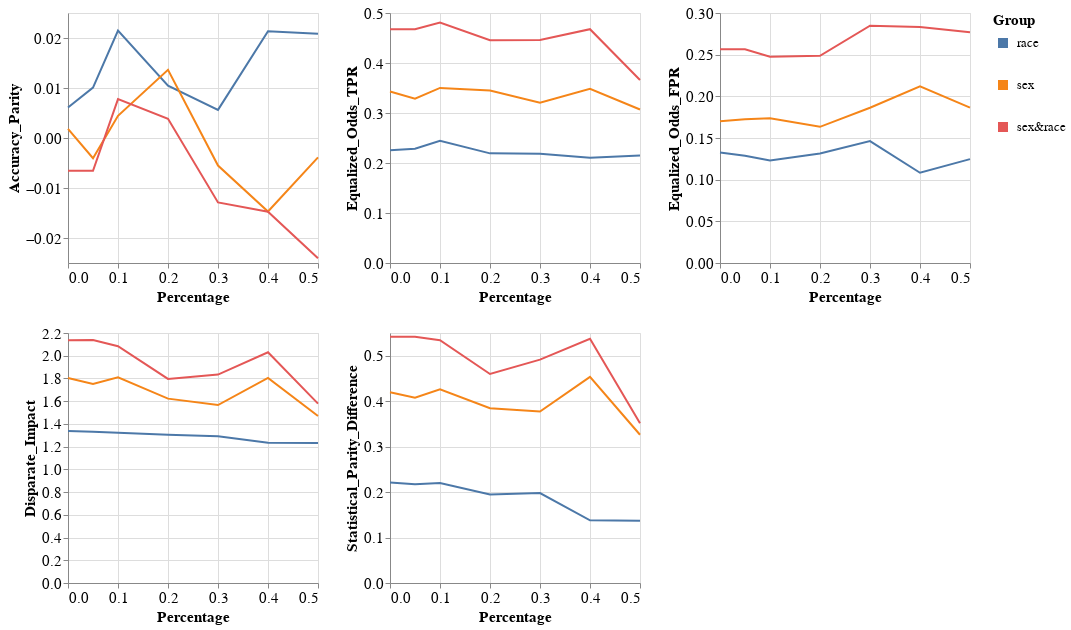

Notebook source saved alongside this figure:
### Code cell
visualizer.create_groups_grid_pct_lines_plot(model_name=MODEL_NAMES[0],
                                             target_preprocessing_technique=PREPROCESSING_TECHNIQUES[0],
                                             group_metrics_type='fairness')

### Figure 1 — Vega-Lite specification as saved in the notebook (floating-point values rounded to 4 significant figures)
{"config": {"view": {"continuousWidth": 400, "continuousHeight": 300}, "axis": {"labelFontSize": 15, "titleFontSize": 15}, "legend": {"labelFontSize": 13, "symbolStrokeWidth": 10, "titleFontSize": 15}}, "vconcat": [{"hconcat": [{"mark": "line", "encoding": {"color": {"field": "Group", "type": "nominal"}, "x": {"field": "Percentage", "type": "quantitative"}, "y": {"field": "Metric_Value", "title": "Accuracy_Parity", "type": "quantitative"}}, "height": 250, "width": 250}, {"data": {"name": "data-d13ccf9b146cfe2c533fd778fcaddbeb"}, "mark": "line", "encoding": {"color": {"field": "Group", "type": "nominal"}, "x": {"field": "Percentage", "type": "quantitative"}, "y": {"field": "Metric_Value", "title": "Equalized_Odds_TPR", "type": "quantitative"}}, "height": 250, "width": 250}, {"data": {"name": "data-9c95aee868c06121e5eb9c1578f7773a"}, "mark": "line", "encoding": {"color": {"field": "Group", "type": "nominal"}, "x": {"field": "Percentage", "type": "quantitative"}, "y": {"field": "Metric_Value", "title": "Equalized_Odds_FPR", "type": "quantitative"}}, "height": 250, "width": 250}]}, {"hconcat": [{"mark": "line", "encoding": {"color": {"field": "Group", "type": "nominal"}, "x": {"field": "Percentage", "type": "quantitative"}, "y": {"field": "Metric_Value", "title": "Disparate_Impact", "type": "quantitative"}}, "height": 250, "width": 250}, {"data": {"name": "data-d3bc6660d9fcbfa0c3921001cd71ca91"}, "mark": "line", "encoding": {"color": {"field": "Group", "type": "nominal"}, "x": {"field": "Percentage", "type": "quantitative"}, "y": {"field": "Metric_Value", "title": "Statistical_Parity_Difference", "type": "quantitative"}}, "height": 250, "width": 250}], "data": {"name": "data-558d811cdbdeed864805e3be3bf3e1eb"}}], "data": {"name": "data-2e5e4e436ca31d49849c451609279472"}, "$schema": "https://vega.github.io/schema/vega-lite/v4.17.0.json", "datasets": {"data-2e5e4e436ca31d49849c451609279472": [{"Model_Name": "DecisionTreeClassifier", "Metric": "Accuracy_Parity", "Group": "race", "Metric_Value": 0.006094, "Percentage": 0.0}, {"Model_Name": "DecisionTreeClassifier", "Metric": "Accuracy_Parity", "Group": "sex", "Metric_Value": 0.001841, "Percentage": 0.0}, {"Model_Name": "DecisionTreeClassifier", "Metric": "Accuracy_Parity", "Group": "sex&race", "Metric_Value": -0.006567, "Percentage": 0.0}, {"Model_Name": "DecisionTreeClassifier", "Metric": "Accuracy_Parity", "Group": "race", "Metric_Value": 0.01009, "Percentage": 0.05}, {"Model_Name": "DecisionTreeClassifier", "Metric": "Accuracy_Parity", "Group": "sex", "Metric_Value": -0.004047, "Percentage": 0.05}, {"Model_Name": "DecisionTreeClassifier", "Metric": "Accuracy_Parity", "Group": "sex&race", "Metric_Value": -0.006567, "Percentage": 0.05}, {"Model_Name": "DecisionTreeClassifier", "Metric": "Accuracy_Parity", "Group": "race", "Metric_Value": 0.02149, "Percentage": 0.1}, {"Model_Name": "DecisionTreeClassifier", "Metric": "Accuracy_Parity", "Group": "sex", "Metric_Value": 0.004436, "Percentage": 0.1}, {"Model_Name": "DecisionTreeClassifier", "Metric": "Accuracy_Parity", "Group": "sex&race", "Metric_Value": 0.007788, "Percentage": 0.1}, {"Model_Name": "DecisionTreeClassifier", "Metric": "Accuracy_Parity", "Group": "race", "Metric_Value": 0.01047, "Percentage": 0.2}, {"Model_Name": "DecisionTreeClassifier", "Metric": "Accuracy_Parity", "Group": "sex", "Metric_Value": 0.01362, "Percentage": 0.2}, {"Model_Name": "DecisionTreeClassifier", "Metric": "Accuracy_Parity", "Group": "sex&race", "Metric_Value": 0.003849, "Percentage": 0.2}, {"Model_Name": "DecisionTreeClassifier", "Metric": "Accuracy_Parity", "Group": "race", "Metric_Value": 0.005631, "Percentage": 0.3}, {"Model_Name": "DecisionTreeClassifier", "Metric": "Accuracy_Parity", "Group": "sex", "Metric_Value": -0.005504, "Percentage": 0.3}, {"Model_Name": "DecisionTreeClassifier", "Metric": "Accuracy_Parity", "Group": "sex&race", "Metric_Value": -0.01288, "Percentage": 0.3}, {"Model_Name": "DecisionTreeClassifier", "Metric": "Accuracy_Parity", "Group": "race", "Metric_Value": 0.02136, "Percentage": 0.4}, {"Model_Name": "DecisionTreeClassifier", "Metric": "Accuracy_Parity", "Group": "sex", "Metric_Value": -0.01469, "Percentage": 0.4}, {"Model_Name": "DecisionTreeClassifier", "Metric": "Accuracy_Parity", "Group": "sex&race", "Metric_Value": -0.01474, "Percentage": 0.4}, {"Model_Name": "DecisionTreeClassifier", "Metric": "Accuracy_Parity", "Group": "race", "Metric_Value": 0.02086, "Percentage": 0.5}, {"Model_Name": "DecisionTreeClassifier", "Metric": "Accuracy_Parity", "Group": "sex", "Metric_Value": -0.003867, "Percentage": 0.5}, {"Model_Name": "DecisionTreeClassifier", "Metric": "Accuracy_Parity", "Group": "sex&race", "Metric_Value": -0.02403, "Percentage": 0.5}], "data-d13ccf9b146cfe2c533fd778fcaddbeb": [{"Model_Name": "DecisionTreeClassifier", "Metric": "Equalized_Odds_TPR", "Group": "race", "Metric_Value": 0.2255, "Percentage": 0.0}, {"Model_Name": "DecisionTreeClassifier", "Metric": "Equalized_Odds_TPR", "Group": "sex", "Metric_Value": 0.343, "Percentage": 0.0}, {"Model_Name": "DecisionTreeClassifier", "Metric": "Equalized_Odds_TPR", "Group": "sex&race", "Metric_Value": 0.4674, "Percentage": 0.0}, {"Model_Name": "DecisionTreeClassifier", "Metric": "Equalized_Odds_TPR", "Group": "race", "Metric_Value": 0.2287, "Percentage": 0.05}, {"Model_Name": "DecisionTreeClassifier", "Metric": "Equalized_Odds_TPR", "Group": "sex", "Metric_Value": 0.3285, "Percentage": 0.05}, {"Model_Name": "DecisionTreeClassifier", "Metric": "Equalized_Odds_TPR", "Group": "sex&race", "Metric_Value": 0.4676, "Percentage": 0.05}, {"Model_Name": "DecisionTreeClassifier", "Metric": "Equalized_Odds_TPR", "Group": "race", "Metric_Value": 0.2444, "Percentage": 0.1}, {"Model_Name": "DecisionTreeClassifier", "Metric": "Equalized_Odds_TPR", "Group": "sex", "Metric_Value": 0.3502, "Percentage": 0.1}, {"Model_Name": "DecisionTreeClassifier", "Metric": "Equalized_Odds_TPR", "Group": "sex&race", "Metric_Value": 0.481, "Percentage": 0.1}, {"Model_Name": "DecisionTreeClassifier", "Metric": "Equalized_Odds_TPR", "Group": "race", "Metric_Value": 0.2193, "Percentage": 0.2}, {"Model_Name": "DecisionTreeClassifier", "Metric": "Equalized_Odds_TPR", "Group": "sex", "Metric_Value": 0.3449, "Percentage": 0.2}, {"Model_Name": "DecisionTreeClassifier", "Metric": "Equalized_Odds_TPR", "Group": "sex&race", "Metric_Value": 0.4457, "Percentage": 0.2}, {"Model_Name": "DecisionTreeClassifier", "Metric": "Equalized_Odds_TPR", "Group": "race", "Metric_Value": 0.2187, "Percentage": 0.3}, {"Model_Name": "DecisionTreeClassifier", "Metric": "Equalized_Odds_TPR", "Group": "sex", "Metric_Value": 0.3207, "Percentage": 0.3}, {"Model_Name": "DecisionTreeClassifier", "Metric": "Equalized_Odds_TPR", "Group": "sex&race", "Metric_Value": 0.4462, "Percentage": 0.3}, {"Model_Name": "DecisionTreeClassifier", "Metric": "Equalized_Odds_TPR", "Group": "race", "Metric_Value": 0.2107, "Percentage": 0.4}, {"Model_Name": "DecisionTreeClassifier", "Metric": "Equalized_Odds_TPR", "Group": "sex", "Metric_Value": 0.3483, "Percentage": 0.4}, {"Model_Name": "DecisionTreeClassifier", "Metric": "Equalized_Odds_TPR", "Group": "sex&race", "Metric_Value": 0.4676, "Percentage": 0.4}, {"Model_Name": "DecisionTreeClassifier", "Metric": "Equalized_Odds_TPR", "Group": "race", "Metric_Value": 0.2149, "Percentage": 0.5}, {"Model_Name": "DecisionTreeClassifier", "Metric": "Equalized_Odds_TPR", "Group": "sex", "Metric_Value": 0.307, "Percentage": 0.5}, {"Model_Name": "DecisionTreeClassifier", "Metric": "Equalized_Odds_TPR", "Group": "sex&race", "Metric_Value": 0.366, "Percentage": 0.5}], "data-9c95aee868c06121e5eb9c1578f7773a": [{"Model_Name": "DecisionTreeClassifier", "Metric": "Equalized_Odds_FPR", "Group": "race", "Metric_Value": 0.1326, "Percentage": 0.0}, {"Model_Name": "DecisionTreeClassifier", "Metric": "Equalized_Odds_FPR", "Group": "sex", "Metric_Value": 0.1702, "Percentage": 0.0}, {"Model_Name": "DecisionTreeClassifier", "Metric": "Equalized_Odds_FPR", "Group": "sex&race", "Metric_Value": 0.2565, "Percentage": 0.0}, {"Model_Name": "DecisionTreeClassifier", "Metric": "Equalized_Odds_FPR", "Group": "race", "Metric_Value": 0.1288, "Percentage": 0.05}, {"Model_Name": "DecisionTreeClassifier", "Metric": "Equalized_Odds_FPR", "Group": "sex", "Metric_Value": 0.1725, "Percentage": 0.05}, {"Model_Name": "DecisionTreeClassifier", "Metric": "Equalized_Odds_FPR", "Group": "sex&race", "Metric_Value": 0.2565, "Percentage": 0.05}, {"Model_Name": "DecisionTreeClassifier", "Metric": "Equalized_Odds_FPR", "Group": "race", "Metric_Value": 0.123, "Percentage": 0.1}, {"Model_Name": "DecisionTreeClassifier", "Metric": "Equalized_Odds_FPR", "Group": "sex", "Metric_Value": 0.1737, "Percentage": 0.1}, {"Model_Name": "DecisionTreeClassifier", "Metric": "Equalized_Odds_FPR", "Group": "sex&race", "Metric_Value": 0.2476, "Percentage": 0.1}, {"Model_Name": "DecisionTreeClassifier", "Metric": "Equalized_Odds_FPR", "Group": "race", "Metric_Value": 0.1314, "Percentage": 0.2}, {"Model_Name": "DecisionTreeClassifier", "Metric": "Equalized_Odds_FPR", "Group": "sex", "Metric_Value": 0.1634, "Percentage": 0.2}, {"Model_Name": "DecisionTreeClassifier", "Metric": "Equalized_Odds_FPR", "Group": "sex&race", "Metric_Value": 0.2487, "Percentage": 0.2}, {"Model_Name": "DecisionTreeClassifier", "Metric": "Equalized_Odds_FPR", "Group": "race", "Metric_Value": 0.1464, "Percentage": 0.3}, {"Model_Name": "DecisionTreeClassifier", "Metric": "Equalized_Odds_FPR", "Group": "sex", "Metric_Value": 0.1863, "Percentage": 0.3}, {"Model_Name": "DecisionTreeClassifier", "Metric": "Equalized_Odds_FPR", "Group": "sex&race", "Metric_Value": 0.2847, "Percentage": 0.3}, {"Model_Name": "DecisionTreeClassifier", "Metric": "Equalized_Odds_FPR", "Group": "race", "Metric_Value": 0.1083, "Percentage": 0.4}, {"Model_Name": "DecisionTreeClassifier", "Metric": "Equalized_Odds_FPR", "Group": "sex", "Metric_Value": 0.2119, "Percentage": 0.4}, {"Model_Name": "DecisionTreeClassifier", "Metric": "Equalized_Odds_FPR", "Group": "sex&race", "Metric_Value": 0.2831, "Percentage": 0.4}, {"Model_Name": "DecisionTreeClassifier", "Metric": "Equalized_Odds_FPR", "Group": "race", "Metric_Value": 0.1247, "Percentage": 0.5}, {"Model_Name": "DecisionTreeClassifier", "Metric": "Equalized_Odds_FPR", "Group": "sex", "Metric_Value": 0.1864, "Percentage": 0.5}, {"Model_Name": "DecisionTreeClassifier", "Metric": "Equalized_Odds_FPR", "Group": "sex&race", "Metric_Value": 0.2768, "Percentage": 0.5}], "data-558d811cdbdeed864805e3be3bf3e1eb": [{"Model_Name": "DecisionTreeClassifier", "Metric": "Disparate_Impact", "Group": "race", "Metric_Value": 1.338, "Percentage": 0.0}, {"Model_Name": "DecisionTreeClassifier", "Metric": "Disparate_Impact", "Group": "sex", "Metric_Value": 1.805, "Percentage": 0.0}, {"Model_Name": "DecisionTreeClassifier", "Metric": "Disparate_Impact", "Group": "sex&race", "Metric_Value": 2.137, "Percentage": 0.0}, {"Model_Name": "DecisionTreeClassifier", "Metric": "Disparate_Impact", "Group": "race", "Metric_Value": 1.331, "Percentage": 0.05}, {"Model_Name": "DecisionTreeClassifier", "Metric": "Disparate_Impact", "Group": "sex", "Metric_Value": 1.75, "Percentage": 0.05}, {"Model_Name": "DecisionTreeClassifier", "Metric": "Disparate_Impact", "Group": "sex&race", "Metric_Value": 2.138, "Percentage": 0.05}, {"Model_Name": "DecisionTreeClassifier", "Metric": "Disparate_Impact", "Group": "race", "Metric_Value": 1.322, "Percentage": 0.1}, {"Model_Name": "DecisionTreeClassifier", "Metric": "Disparate_Impact", "Group": "sex", "Metric_Value": 1.81, "Percentage": 0.1}, {"Model_Name": "DecisionTreeClassifier", "Metric": "Disparate_Impact", "Group": "sex&race", "Metric_Value": 2.084, "Percentage": 0.1}, {"Model_Name": "DecisionTreeClassifier", "Metric": "Disparate_Impact", "Group": "race", "Metric_Value": 1.305, "Percentage": 0.2}, {"Model_Name": "DecisionTreeClassifier", "Metric": "Disparate_Impact", "Group": "sex", "Metric_Value": 1.622, "Percentage": 0.2}, {"Model_Name": "DecisionTreeClassifier", "Metric": "Disparate_Impact", "Group": "sex&race", "Metric_Value": 1.796, "Percentage": 0.2}, {"Model_Name": "DecisionTreeClassifier", "Metric": "Disparate_Impact", "Group": "race", "Metric_Value": 1.291, "Percentage": 0.3}, {"Model_Name": "DecisionTreeClassifier", "Metric": "Disparate_Impact", "Group": "sex", "Metric_Value": 1.566, "Percentage": 0.3}, {"Model_Name": "DecisionTreeClassifier", "Metric": "Disparate_Impact", "Group": "sex&race", "Metric_Value": 1.834, "Percentage": 0.3}, {"Model_Name": "DecisionTreeClassifier", "Metric": "Disparate_Impact", "Group": "race", "Metric_Value": 1.233, "Percentage": 0.4}, {"Model_Name": "DecisionTreeClassifier", "Metric": "Disparate_Impact", "Group": "sex", "Metric_Value": 1.804, "Percentage": 0.4}, {"Model_Name": "DecisionTreeClassifier", "Metric": "Disparate_Impact", "Group": "sex&race", "Metric_Value": 2.03, "Percentage": 0.4}, {"Model_Name": "DecisionTreeClassifier", "Metric": "Disparate_Impact", "Group": "race", "Metric_Value": 1.233, "Percentage": 0.5}, {"Model_Name": "DecisionTreeClassifier", "Metric": "Disparate_Impact", "Group": "sex", "Metric_Value": 1.469, "Percentage": 0.5}, {"Model_Name": "DecisionTreeClassifier", "Metric": "Disparate_Impact", "Group": "sex&race", "Metric_Value": 1.578, "Percentage": 0.5}], "data-d3bc6660d9fcbfa0c3921001cd71ca91": [{"Model_Name": "DecisionTreeClassifier", "Metric": "Statistical_Parity_Difference", "Group": "race", "Metric_Value": 0.221, "Percentage": 0.0}, {"Model_Name": "DecisionTreeClassifier", "Metric": "Statistical_Parity_Difference", "Group": "sex", "Metric_Value": 0.4197, "Percentage": 0.0}, {"Model_Name": "DecisionTreeClassifier", "Metric": "Statistical_Parity_Difference", "Group": "sex&race", "Metric_Value": 0.5415, "Percentage": 0.0}, {"Model_Name": "DecisionTreeClassifier", "Metric": "Statistical_Parity_Difference", "Group": "race", "Metric_Value": 0.2172, "Percentage": 0.05}, {"Model_Name": "DecisionTreeClassifier", "Metric": "Statistical_Parity_Difference", "Group": "sex", "Metric_Value": 0.4076, "Percentage": 0.05}, {"Model_Name": "DecisionTreeClassifier", "Metric": "Statistical_Parity_Difference", "Group": "sex&race", "Metric_Value": 0.5417, "Percentage": 0.05}, {"Model_Name": "DecisionTreeClassifier", "Metric": "Statistical_Parity_Difference", "Group": "race", "Metric_Value": 0.22, "Percentage": 0.1}, {"Model_Name": "DecisionTreeClassifier", "Metric": "Statistical_Parity_Difference", "Group": "sex", "Metric_Value": 0.4263, "Percentage": 0.1}, {"Model_Name": "DecisionTreeClassifier", "Metric": "Statistical_Parity_Difference", "Group": "sex&race", "Metric_Value": 0.5341, "Percentage": 0.1}, {"Model_Name": "DecisionTreeClassifier", "Metric": "Statistical_Parity_Difference", "Group": "race", "Metric_Value": 0.1949, "Percentage": 0.2}, {"Model_Name": "DecisionTreeClassifier", "Metric": "Statistical_Parity_Difference", "Group": "sex", "Metric_Value": 0.3843, "Percentage": 0.2}, {"Model_Name": "DecisionTreeClassifier", "Metric": "Statistical_Parity_Difference", "Group": "sex&race", "Metric_Value": 0.4597, "Percentage": 0.2}, {"Model_Name": "DecisionTreeClassifier", "Metric": "Statistical_Parity_Difference", "Group": "race", "Metric_Value": 0.1979, "Percentage": 0.3}, {"Model_Name": "DecisionTreeClassifier", "Metric": "Statistical_Parity_Difference", "Group": "sex", "Metric_Value": 0.3773, "Percentage": 0.3}, {"Model_Name": "DecisionTreeClassifier", "Metric": "Statistical_Parity_Difference", "Group": "sex&race", "Metric_Value": 0.4915, "Percentage": 0.3}, {"Model_Name": "DecisionTreeClassifier", "Metric": "Statistical_Parity_Difference", "Group": "race", "Metric_Value": 0.138, "Percentage": 0.4}, {"Model_Name": "DecisionTreeClassifier", "Metric": "Statistical_Parity_Difference", "Group": "sex", "Metric_Value": 0.4535, "Percentage": 0.4}, {"Model_Name": "DecisionTreeClassifier", "Metric": "Statistical_Parity_Difference", "Group": "sex&race", "Metric_Value": 0.5374, "Percentage": 0.4}, {"Model_Name": "DecisionTreeClassifier", "Metric": "Statistical_Parity_Difference", "Group": "race", "Metric_Value": 0.1367, "Percentage": 0.5}, {"Model_Name": "DecisionTreeClassifier", "Metric": "Statistical_Parity_Difference", "Group": "sex", "Metric_Value": 0.3261, "Percentage": 0.5}, {"Model_Name": "DecisionTreeClassifier", "Metric": "Statistical_Parity_Difference", "Group": "sex&race", "Metric_Value": 0.3513, "Percentage": 0.5}]}}
